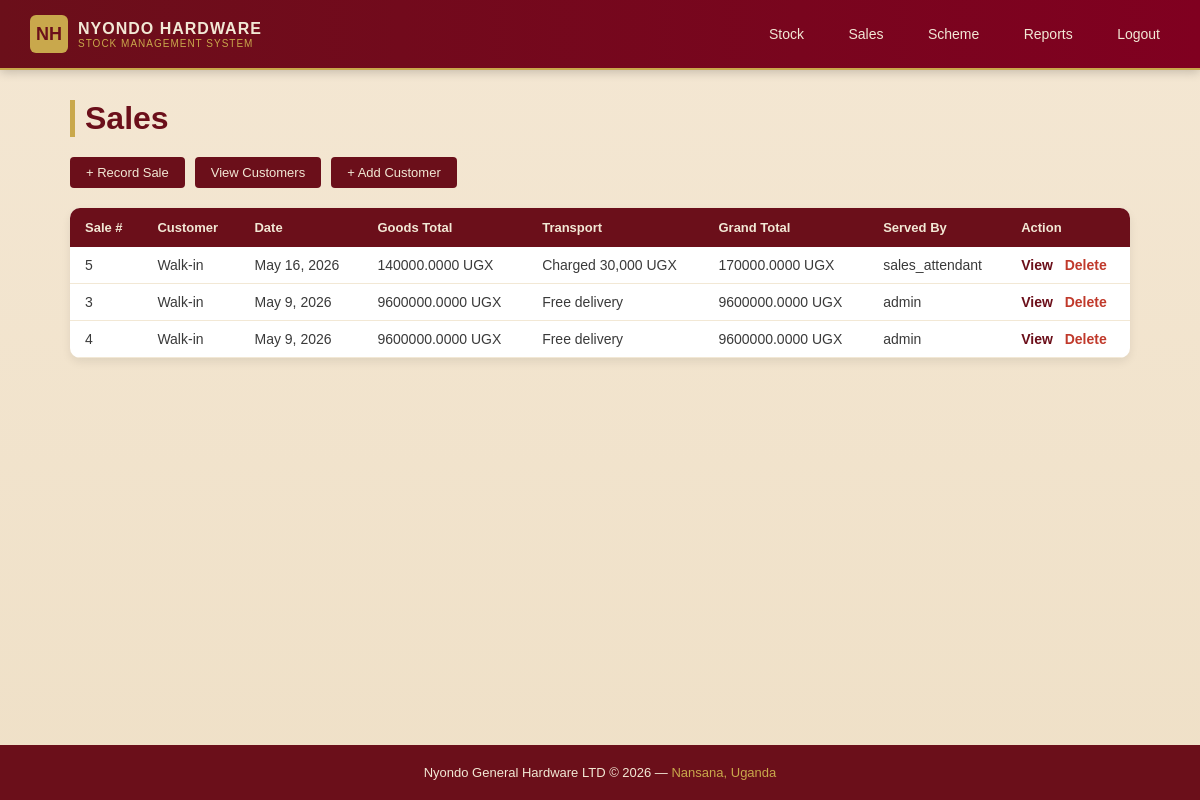
Before: /sales/ (signed in) with the older database file.
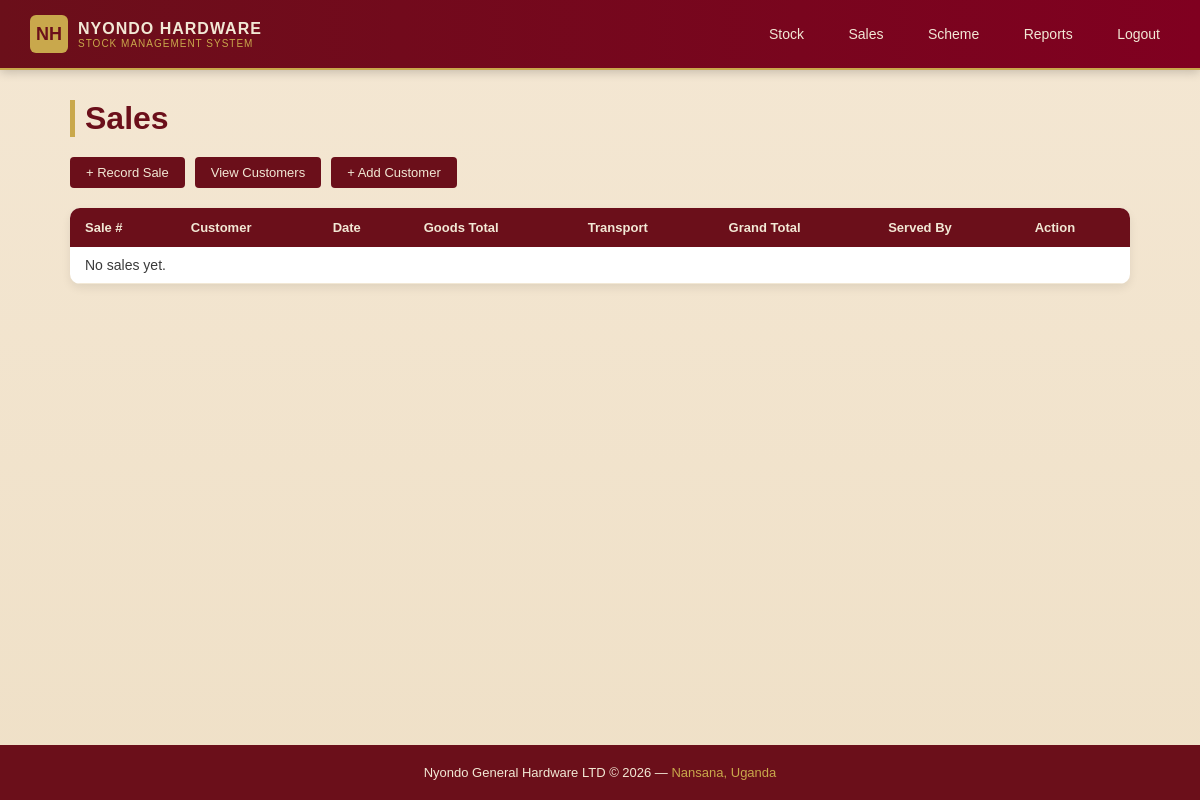
After: the same page with the newer database file.
### sales/models.py (models this page shows, shortened)
class Sale(models.Model):
    TRANSPORT_CHOICES = [
        ('none',    'No delivery'),
        ('free',    'Free delivery'),
        ('charged', 'Charged 30,000 UGX'),
    ]
    PAYMENT_STATUS_CHOICES = [
        ('paid',    'Paid'),
        ('pending', 'Pending'),
        ('credit',  'Credit Scheme'),
    ]
    customer         = models.ForeignKey(Customer, on_delete=models.SET_NULL, null=True, blank=True, related_name='sales')
    sale_date        = models.DateField(auto_now_add=True)
    within_10km      = models.BooleanField(default=False)
    transport_fee    = models.DecimalField(max_digits=10, decimal_places=2, default=0)
    transport_status = models.CharField(max_length=10, choices=TRANSPORT_CHOICES, default='none')
    payment_status   = models.CharField(max_length=10, choices=PAYMENT_STATUS_CHOICES, default='paid')
    served_by        = models.ForeignKey('auth.User', on_delete=models.SET_NULL, null=True, related_name='sales')
    created_at       = models.DateTimeField(auto_now_add=True)
    def goods_total(self):
        return sum(item.line_total() for item in self.items.all())
    def grand_total(self):
        return self.goods_total() + self.transport_fee

class SaleItem(models.Model):
    sale       = models.ForeignKey(Sale, on_delete=models.CASCADE, related_name='items')
    product    = models.ForeignKey(Product, on_delete=models.PROTECT, related_name='sale_items')
    quantity   = models.DecimalField(max_digits=10, decimal_places=2)
    unit_price = models.DecimalField(max_digits=10, decimal_places=2)
    def line_total(self):
        return self.quantity * self.unit_price

### accounts/decorators.py (the view, shortened to what this page needs)
        def wrapper(request, *args, **kwargs):
            if not request.user.is_authenticated:
                return redirect('/login/')
            if request.user.is_superuser:
                return view_func(request, *args, **kwargs)

### sales/views.py (called while the page is built)
@role_required('attendant', 'manager')
def sale_list(request):
    sales = Sale.objects.all().order_by('-sale_date')
    return render(request, 'sales/sale_list.html', {'sales': sales})

### sales/templates/sales/sale_list.html (shortened to what this page needs)
{% extends 'base.html' %}
{% block content %}
    <h1>Sales</h1>
    <div class="action-bar">
        <a href="{% url 'sale_add' %}">+ Record Sale</a>
        <a href="{% url 'customer_list' %}">View Customers</a>
        <a href="{% url 'customer_add' %}">+ Add Customer</a>
    </div>
    <table>
        <thead>
            <tr>
                <th>Sale #</th>
                <th>Customer</th>
                <th>Date</th>
                <th>Goods Total</th>
                <th>Transport</th>
                <th>Grand Total</th>
                <th>Served By</th>
                <th>Action</th>
            </tr>
        </thead>
        <tbody>
            {% for sale in sales %}
            <tr>
                <td>{{ sale.pk }}</td>
                <td>{{ sale.customer|default:"Walk-in" }}</td>
                <td>{{ sale.sale_date }}</td>
                <td>{{ sale.goods_total }} UGX</td>
                <td>{{ sale.get_transport_status_display }}</td>
                <td>{{ sale.grand_total }} UGX</td>
                <td>{{ sale.served_by }}</td>
                <td>
                    <a class="action-edit" href="{% url 'sale_detail' sale.pk %}">View</a>
                    <a class="action-delete" href="{% url 'sale_delete' sale.pk %}">Delete</a>
                </td>
            </tr>
            {% empty %}
            <tr>
                <td colspan="8">No sales yet.</td>
            </tr>
            {% endfor %}
        </tbody>
    </table>
{% endblock %}

Changed rows visible on the page:
removed Sale: pk "5", customer "Walk-in", sale_date "May 16, 2026", goods_total "140000.0000", transport_status "Charged 30,000 UGX", grand_total "170000.0000", served_by "sales_attendant"
removed Sale: pk "3", customer "Walk-in", sale_date "May 9, 2026", goods_total "9600000.0000", transport_status "Free delivery", grand_total "9600000.0000", served_by "admin"
removed Sale: pk "4", customer "Walk-in", sale_date "May 9, 2026", goods_total "9600000.0000", transport_status "Free delivery", grand_total "9600000.0000", served_by "admin"
Other visible differences:
text now shown: "No sales yet."
